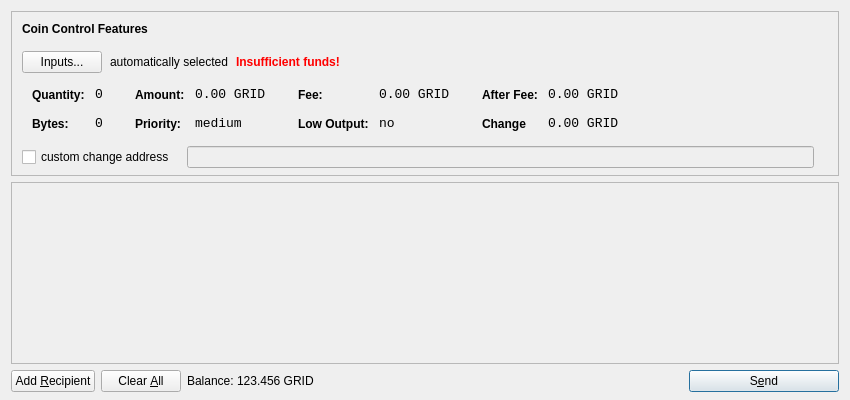
<?xml version="1.0" encoding="UTF-8"?>
<ui version="4.0">
 <class>SendCoinsDialog</class>
 <widget class="QDialog" name="SendCoinsDialog">
  <property name="geometry">
   <rect>
    <x>0</x>
    <y>0</y>
    <width>850</width>
    <height>400</height>
   </rect>
  </property>
  <property name="windowTitle">
   <string>Send Coins</string>
  </property>
  <layout class="QVBoxLayout" name="verticalLayout" stretch="0,1,0">
   <property name="bottomMargin">
    <number>8</number>
   </property>
   <item>
    <widget class="QFrame" name="frameCoinControl">
     <property name="sizePolicy">
      <sizepolicy hsizetype="Expanding" vsizetype="Expanding">
       <horstretch>0</horstretch>
       <verstretch>0</verstretch>
      </sizepolicy>
     </property>
     <property name="maximumSize">
      <size>
       <width>16777215</width>
       <height>16777215</height>
      </size>
     </property>
     <property name="frameShape">
      <enum>QFrame::StyledPanel</enum>
     </property>
     <property name="frameShadow">
      <enum>QFrame::Sunken</enum>
     </property>
     <layout class="QVBoxLayout" name="verticalLayoutCoinControl2">
      <property name="spacing">
       <number>-1</number>
      </property>
      <property name="leftMargin">
       <number>0</number>
      </property>
      <property name="topMargin">
       <number>0</number>
      </property>
      <property name="rightMargin">
       <number>0</number>
      </property>
      <property name="bottomMargin">
       <number>6</number>
      </property>
      <item>
       <layout class="QVBoxLayout" name="verticalLayoutCoinControl" stretch="0,0,0,0,1">
        <property name="spacing">
         <number>0</number>
        </property>
        <property name="leftMargin">
         <number>10</number>
        </property>
        <property name="topMargin">
         <number>10</number>
        </property>
        <item>
         <layout class="QHBoxLayout" name="horizontalLayoutCoinControl1">
          <property name="bottomMargin">
           <number>15</number>
          </property>
          <item>
           <widget class="QLabel" name="labelCoinControlFeatures">
            <property name="sizePolicy">
             <sizepolicy hsizetype="Preferred" vsizetype="Maximum">
              <horstretch>0</horstretch>
              <verstretch>0</verstretch>
             </sizepolicy>
            </property>
            <property name="font">
             <font>
              <weight>75</weight>
              <bold>true</bold>
             </font>
            </property>
            <property name="styleSheet">
             <string notr="true">font-weight:bold;</string>
            </property>
            <property name="text">
             <string>Coin Control Features</string>
            </property>
           </widget>
          </item>
         </layout>
        </item>
        <item>
         <layout class="QHBoxLayout" name="horizontalLayoutCoinControl2" stretch="0,0,0,0">
          <property name="spacing">
           <number>8</number>
          </property>
          <property name="bottomMargin">
           <number>10</number>
          </property>
          <item>
           <widget class="QPushButton" name="pushButtonCoinControl">
            <property name="styleSheet">
             <string notr="true"/>
            </property>
            <property name="text">
             <string>Inputs...</string>
            </property>
           </widget>
          </item>
          <item>
           <widget class="QLabel" name="labelCoinControlAutomaticallySelected">
            <property name="text">
             <string>automatically selected</string>
            </property>
            <property name="margin">
             <number>5</number>
            </property>
           </widget>
          </item>
          <item>
           <widget class="QLabel" name="labelCoinControlInsuffFunds">
            <property name="font">
             <font>
              <weight>75</weight>
              <bold>true</bold>
             </font>
            </property>
            <property name="styleSheet">
             <string notr="true">color:red;font-weight:bold;</string>
            </property>
            <property name="text">
             <string>Insufficient funds!</string>
            </property>
            <property name="margin">
             <number>5</number>
            </property>
           </widget>
          </item>
          <item>
           <spacer name="horizontalSpacerCoinControl">
            <property name="orientation">
             <enum>Qt::Horizontal</enum>
            </property>
            <property name="sizeHint" stdset="0">
             <size>
              <width>40</width>
              <height>1</height>
             </size>
            </property>
           </spacer>
          </item>
         </layout>
        </item>
        <item>
         <widget class="QWidget" name="widgetCoinControl" native="true">
          <property name="sizePolicy">
           <sizepolicy hsizetype="Preferred" vsizetype="Preferred">
            <horstretch>0</horstretch>
            <verstretch>0</verstretch>
           </sizepolicy>
          </property>
          <property name="minimumSize">
           <size>
            <width>0</width>
            <height>0</height>
           </size>
          </property>
          <property name="styleSheet">
           <string notr="true"/>
          </property>
          <layout class="QHBoxLayout" name="horizontalLayoutCoinControl5">
           <property name="margin">
            <number>0</number>
           </property>
           <item>
            <layout class="QHBoxLayout" name="horizontalLayoutCoinControl3" stretch="0,0,0,1">
             <property name="spacing">
              <number>20</number>
             </property>
             <property name="topMargin">
              <number>0</number>
             </property>
             <property name="bottomMargin">
              <number>10</number>
             </property>
             <item>
              <layout class="QFormLayout" name="formLayoutCoinControl1">
               <property name="horizontalSpacing">
                <number>10</number>
               </property>
               <property name="verticalSpacing">
                <number>14</number>
               </property>
               <property name="leftMargin">
                <number>10</number>
               </property>
               <property name="topMargin">
                <number>4</number>
               </property>
               <property name="rightMargin">
                <number>6</number>
               </property>
               <item row="0" column="0">
                <widget class="QLabel" name="labelCoinControlQuantityText">
                 <property name="styleSheet">
                  <string notr="true">font-weight:bold;</string>
                 </property>
                 <property name="text">
                  <string>Quantity:</string>
                 </property>
                 <property name="margin">
                  <number>0</number>
                 </property>
                </widget>
               </item>
               <item row="0" column="1">
                <widget class="QLabel" name="labelCoinControlQuantity">
                 <property name="font">
                  <font>
                   <family>Monospace</family>
                   <pointsize>10</pointsize>
                  </font>
                 </property>
                 <property name="cursor">
                  <cursorShape>IBeamCursor</cursorShape>
                 </property>
                 <property name="contextMenuPolicy">
                  <enum>Qt::ActionsContextMenu</enum>
                 </property>
                 <property name="text">
                  <string>0</string>
                 </property>
                 <property name="margin">
                  <number>0</number>
                 </property>
                 <property name="textInteractionFlags">
                  <set>Qt::LinksAccessibleByMouse|Qt::TextSelectableByKeyboard|Qt::TextSelectableByMouse</set>
                 </property>
                </widget>
               </item>
               <item row="1" column="0">
                <widget class="QLabel" name="labelCoinControlBytesText">
                 <property name="styleSheet">
                  <string notr="true">font-weight:bold;</string>
                 </property>
                 <property name="text">
                  <string>Bytes:</string>
                 </property>
                </widget>
               </item>
               <item row="1" column="1">
                <widget class="QLabel" name="labelCoinControlBytes">
                 <property name="font">
                  <font>
                   <family>Monospace</family>
                   <pointsize>10</pointsize>
                  </font>
                 </property>
                 <property name="cursor">
                  <cursorShape>IBeamCursor</cursorShape>
                 </property>
                 <property name="contextMenuPolicy">
                  <enum>Qt::ActionsContextMenu</enum>
                 </property>
                 <property name="text">
                  <string>0</string>
                 </property>
                 <property name="textInteractionFlags">
                  <set>Qt::LinksAccessibleByMouse|Qt::TextSelectableByKeyboard|Qt::TextSelectableByMouse</set>
                 </property>
                </widget>
               </item>
              </layout>
             </item>
             <item>
              <layout class="QFormLayout" name="formLayoutCoinControl2">
               <property name="horizontalSpacing">
                <number>10</number>
               </property>
               <property name="verticalSpacing">
                <number>14</number>
               </property>
               <property name="leftMargin">
                <number>6</number>
               </property>
               <property name="topMargin">
                <number>4</number>
               </property>
               <property name="rightMargin">
                <number>6</number>
               </property>
               <item row="0" column="0">
                <widget class="QLabel" name="labelCoinControlAmountText">
                 <property name="styleSheet">
                  <string notr="true">font-weight:bold;</string>
                 </property>
                 <property name="text">
                  <string>Amount:</string>
                 </property>
                 <property name="margin">
                  <number>0</number>
                 </property>
                </widget>
               </item>
               <item row="0" column="1">
                <widget class="QLabel" name="labelCoinControlAmount">
                 <property name="font">
                  <font>
                   <family>Monospace</family>
                   <pointsize>10</pointsize>
                  </font>
                 </property>
                 <property name="cursor">
                  <cursorShape>IBeamCursor</cursorShape>
                 </property>
                 <property name="contextMenuPolicy">
                  <enum>Qt::ActionsContextMenu</enum>
                 </property>
                 <property name="text">
                  <string>0.00 GRID</string>
                 </property>
                 <property name="textInteractionFlags">
                  <set>Qt::LinksAccessibleByMouse|Qt::TextSelectableByKeyboard|Qt::TextSelectableByMouse</set>
                 </property>
                </widget>
               </item>
               <item row="1" column="0">
                <widget class="QLabel" name="labelCoinControlPriorityText">
                 <property name="styleSheet">
                  <string notr="true">font-weight:bold;</string>
                 </property>
                 <property name="text">
                  <string>Priority:</string>
                 </property>
                </widget>
               </item>
               <item row="1" column="1">
                <widget class="QLabel" name="labelCoinControlPriority">
                 <property name="font">
                  <font>
                   <family>Monospace</family>
                   <pointsize>10</pointsize>
                  </font>
                 </property>
                 <property name="cursor">
                  <cursorShape>IBeamCursor</cursorShape>
                 </property>
                 <property name="contextMenuPolicy">
                  <enum>Qt::ActionsContextMenu</enum>
                 </property>
                 <property name="text">
                  <string>medium</string>
                 </property>
                 <property name="textInteractionFlags">
                  <set>Qt::LinksAccessibleByMouse|Qt::TextSelectableByKeyboard|Qt::TextSelectableByMouse</set>
                 </property>
                </widget>
               </item>
              </layout>
             </item>
             <item>
              <layout class="QFormLayout" name="formLayoutCoinControl3">
               <property name="horizontalSpacing">
                <number>10</number>
               </property>
               <property name="verticalSpacing">
                <number>14</number>
               </property>
               <property name="leftMargin">
                <number>6</number>
               </property>
               <property name="topMargin">
                <number>4</number>
               </property>
               <property name="rightMargin">
                <number>6</number>
               </property>
               <item row="0" column="0">
                <widget class="QLabel" name="labelCoinControlFeeText">
                 <property name="styleSheet">
                  <string notr="true">font-weight:bold;</string>
                 </property>
                 <property name="text">
                  <string>Fee:</string>
                 </property>
                 <property name="margin">
                  <number>0</number>
                 </property>
                </widget>
               </item>
               <item row="0" column="1">
                <widget class="QLabel" name="labelCoinControlFee">
                 <property name="font">
                  <font>
                   <family>Monospace</family>
                   <pointsize>10</pointsize>
                  </font>
                 </property>
                 <property name="cursor">
                  <cursorShape>IBeamCursor</cursorShape>
                 </property>
                 <property name="contextMenuPolicy">
                  <enum>Qt::ActionsContextMenu</enum>
                 </property>
                 <property name="text">
                  <string>0.00 GRID</string>
                 </property>
                 <property name="textInteractionFlags">
                  <set>Qt::LinksAccessibleByMouse|Qt::TextSelectableByKeyboard|Qt::TextSelectableByMouse</set>
                 </property>
                </widget>
               </item>
               <item row="1" column="0">
                <widget class="QLabel" name="labelCoinControlLowOutputText">
                 <property name="styleSheet">
                  <string notr="true">font-weight:bold;</string>
                 </property>
                 <property name="text">
                  <string>Low Output:</string>
                 </property>
                </widget>
               </item>
               <item row="1" column="1">
                <widget class="QLabel" name="labelCoinControlLowOutput">
                 <property name="font">
                  <font>
                   <family>Monospace</family>
                   <pointsize>10</pointsize>
                  </font>
                 </property>
                 <property name="cursor">
                  <cursorShape>IBeamCursor</cursorShape>
                 </property>
                 <property name="contextMenuPolicy">
                  <enum>Qt::ActionsContextMenu</enum>
                 </property>
                 <property name="text">
                  <string>no</string>
                 </property>
                 <property name="textInteractionFlags">
                  <set>Qt::LinksAccessibleByMouse|Qt::TextSelectableByKeyboard|Qt::TextSelectableByMouse</set>
                 </property>
                </widget>
               </item>
              </layout>
             </item>
             <item>
              <layout class="QFormLayout" name="formLayoutCoinControl4">
               <property name="horizontalSpacing">
                <number>10</number>
               </property>
               <property name="verticalSpacing">
                <number>14</number>
               </property>
               <property name="leftMargin">
                <number>6</number>
               </property>
               <property name="topMargin">
                <number>4</number>
               </property>
               <property name="rightMargin">
                <number>6</number>
               </property>
               <item row="0" column="0">
                <widget class="QLabel" name="labelCoinControlAfterFeeText">
                 <property name="styleSheet">
                  <string notr="true">font-weight:bold;</string>
                 </property>
                 <property name="text">
                  <string>After Fee:</string>
                 </property>
                 <property name="margin">
                  <number>0</number>
                 </property>
                </widget>
               </item>
               <item row="0" column="1">
                <widget class="QLabel" name="labelCoinControlAfterFee">
                 <property name="font">
                  <font>
                   <family>Monospace</family>
                   <pointsize>10</pointsize>
                  </font>
                 </property>
                 <property name="cursor">
                  <cursorShape>IBeamCursor</cursorShape>
                 </property>
                 <property name="contextMenuPolicy">
                  <enum>Qt::ActionsContextMenu</enum>
                 </property>
                 <property name="text">
                  <string>0.00 GRID</string>
                 </property>
                 <property name="textInteractionFlags">
                  <set>Qt::LinksAccessibleByMouse|Qt::TextSelectableByKeyboard|Qt::TextSelectableByMouse</set>
                 </property>
                </widget>
               </item>
               <item row="1" column="0">
                <widget class="QLabel" name="labelCoinControlChangeText">
                 <property name="styleSheet">
                  <string notr="true">font-weight:bold;</string>
                 </property>
                 <property name="text">
                  <string>Change</string>
                 </property>
                </widget>
               </item>
               <item row="1" column="1">
                <widget class="QLabel" name="labelCoinControlChange">
                 <property name="font">
                  <font>
                   <family>Monospace</family>
                   <pointsize>10</pointsize>
                  </font>
                 </property>
                 <property name="cursor">
                  <cursorShape>IBeamCursor</cursorShape>
                 </property>
                 <property name="contextMenuPolicy">
                  <enum>Qt::ActionsContextMenu</enum>
                 </property>
                 <property name="text">
                  <string>0.00 GRID</string>
                 </property>
                 <property name="textInteractionFlags">
                  <set>Qt::LinksAccessibleByMouse|Qt::TextSelectableByKeyboard|Qt::TextSelectableByMouse</set>
                 </property>
                </widget>
               </item>
              </layout>
             </item>
            </layout>
           </item>
          </layout>
         </widget>
        </item>
        <item>
         <layout class="QHBoxLayout" name="horizontalLayoutCoinControl4" stretch="0,0,0">
          <property name="spacing">
           <number>12</number>
          </property>
          <property name="sizeConstraint">
           <enum>QLayout::SetDefaultConstraint</enum>
          </property>
          <property name="topMargin">
           <number>5</number>
          </property>
          <property name="rightMargin">
           <number>5</number>
          </property>
          <item>
           <widget class="QCheckBox" name="checkBoxCoinControlChange">
            <property name="text">
             <string>custom change address</string>
            </property>
           </widget>
          </item>
          <item>
           <widget class="QLineEdit" name="lineEditCoinControlChange">
            <property name="enabled">
             <bool>false</bool>
            </property>
            <property name="sizePolicy">
             <sizepolicy hsizetype="Expanding" vsizetype="Fixed">
              <horstretch>0</horstretch>
              <verstretch>0</verstretch>
             </sizepolicy>
            </property>
           </widget>
          </item>
          <item>
           <widget class="QLabel" name="labelCoinControlChangeLabel">
            <property name="sizePolicy">
             <sizepolicy hsizetype="Preferred" vsizetype="Expanding">
              <horstretch>0</horstretch>
              <verstretch>0</verstretch>
             </sizepolicy>
            </property>
            <property name="minimumSize">
             <size>
              <width>0</width>
              <height>0</height>
             </size>
            </property>
            <property name="text">
             <string/>
            </property>
            <property name="margin">
             <number>3</number>
            </property>
           </widget>
          </item>
         </layout>
        </item>
        <item>
         <spacer name="verticalSpacerCoinControl">
          <property name="orientation">
           <enum>Qt::Vertical</enum>
          </property>
          <property name="sizeHint" stdset="0">
           <size>
            <width>800</width>
            <height>1</height>
           </size>
          </property>
         </spacer>
        </item>
       </layout>
      </item>
     </layout>
    </widget>
   </item>
   <item>
    <widget class="QScrollArea" name="scrollArea">
     <property name="widgetResizable">
      <bool>true</bool>
     </property>
     <widget class="QWidget" name="scrollAreaWidgetContents">
      <property name="geometry">
       <rect>
        <x>0</x>
        <y>0</y>
        <width>830</width>
        <height>165</height>
       </rect>
      </property>
      <layout class="QVBoxLayout" name="verticalLayout_2">
       <property name="margin">
        <number>0</number>
       </property>
       <item>
        <layout class="QVBoxLayout" name="entries">
         <property name="spacing">
          <number>6</number>
         </property>
        </layout>
       </item>
       <item>
        <spacer name="verticalSpacer">
         <property name="orientation">
          <enum>Qt::Vertical</enum>
         </property>
         <property name="sizeHint" stdset="0">
          <size>
           <width>20</width>
           <height>40</height>
          </size>
         </property>
        </spacer>
       </item>
      </layout>
     </widget>
    </widget>
   </item>
   <item>
    <layout class="QHBoxLayout" name="horizontalLayout">
     <item>
      <widget class="QPushButton" name="addButton">
       <property name="toolTip">
        <string>Send to multiple recipients at once</string>
       </property>
       <property name="text">
        <string>Add &amp;Recipient</string>
       </property>
       <property name="icon">
        <iconset resource="../bitcoin.qrc">
         <normaloff>:/icons/add</normaloff>:/icons/add</iconset>
       </property>
       <property name="autoDefault">
        <bool>false</bool>
       </property>
      </widget>
     </item>
     <item>
      <widget class="QPushButton" name="clearButton">
       <property name="sizePolicy">
        <sizepolicy hsizetype="Minimum" vsizetype="Fixed">
         <horstretch>0</horstretch>
         <verstretch>0</verstretch>
        </sizepolicy>
       </property>
       <property name="toolTip">
        <string>Remove all transaction fields</string>
       </property>
       <property name="text">
        <string>Clear &amp;All</string>
       </property>
       <property name="icon">
        <iconset resource="../bitcoin.qrc">
         <normaloff>:/icons/remove</normaloff>:/icons/remove</iconset>
       </property>
       <property name="autoRepeatDelay">
        <number>300</number>
       </property>
       <property name="autoDefault">
        <bool>false</bool>
       </property>
      </widget>
     </item>
     <item>
      <layout class="QHBoxLayout" name="horizontalLayout_2">
       <property name="spacing">
        <number>3</number>
       </property>
       <item>
        <widget class="QLabel" name="label">
         <property name="sizePolicy">
          <sizepolicy hsizetype="Preferred" vsizetype="Fixed">
           <horstretch>0</horstretch>
           <verstretch>0</verstretch>
          </sizepolicy>
         </property>
         <property name="text">
          <string>Balance:</string>
         </property>
        </widget>
       </item>
       <item>
        <widget class="QLabel" name="labelBalance">
         <property name="sizePolicy">
          <sizepolicy hsizetype="Preferred" vsizetype="Fixed">
           <horstretch>0</horstretch>
           <verstretch>0</verstretch>
          </sizepolicy>
         </property>
         <property name="cursor">
          <cursorShape>IBeamCursor</cursorShape>
         </property>
         <property name="text">
          <string>123.456 GRID</string>
         </property>
         <property name="textInteractionFlags">
          <set>Qt::LinksAccessibleByMouse|Qt::TextSelectableByKeyboard|Qt::TextSelectableByMouse</set>
         </property>
        </widget>
       </item>
      </layout>
     </item>
     <item>
      <spacer name="horizontalSpacer">
       <property name="orientation">
        <enum>Qt::Horizontal</enum>
       </property>
       <property name="sizeHint" stdset="0">
        <size>
         <width>40</width>
         <height>20</height>
        </size>
       </property>
      </spacer>
     </item>
     <item>
      <widget class="QPushButton" name="sendButton">
       <property name="minimumSize">
        <size>
         <width>150</width>
         <height>0</height>
        </size>
       </property>
       <property name="toolTip">
        <string>Confirm the send action</string>
       </property>
       <property name="text">
        <string>S&amp;end</string>
       </property>
       <property name="icon">
        <iconset resource="../bitcoin.qrc">
         <normaloff>:/icons/send</normaloff>:/icons/send</iconset>
       </property>
       <property name="default">
        <bool>true</bool>
       </property>
      </widget>
     </item>
    </layout>
   </item>
  </layout>
 </widget>
 <resources>
  <include location="../bitcoin.qrc"/>
 </resources>
 <connections/>
</ui>
